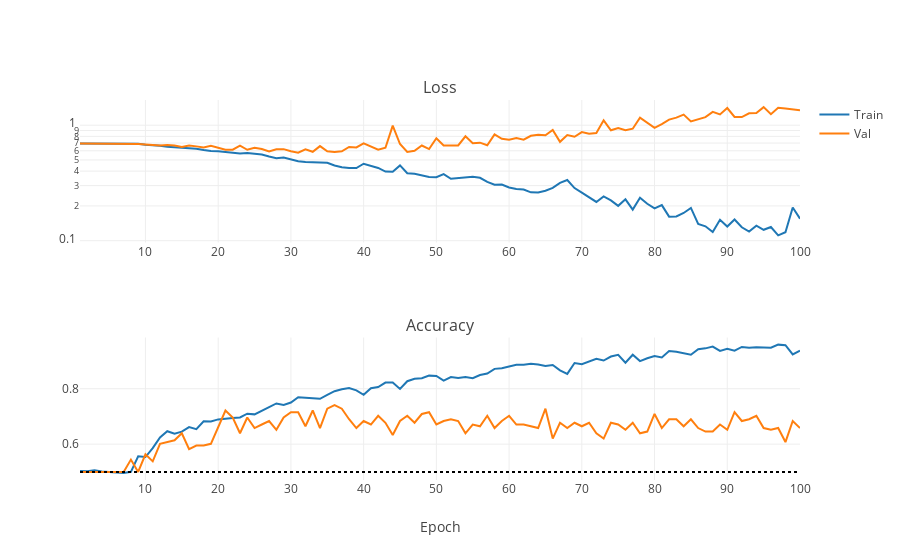

The notebook cell saved with this chart:
### Markdown cell above
This is much better, we now see some genuine learning! However, large amount of overfitting is definitely still present. Perhaps our model is still to complex for only two classes.. Let's try down-scaling AlexNet by a factor of 2: downscale=8.

### Code cell
iplot(plot_training_stats(NNs_path + "/AlexNet_logs/4_downscale8.log"))
